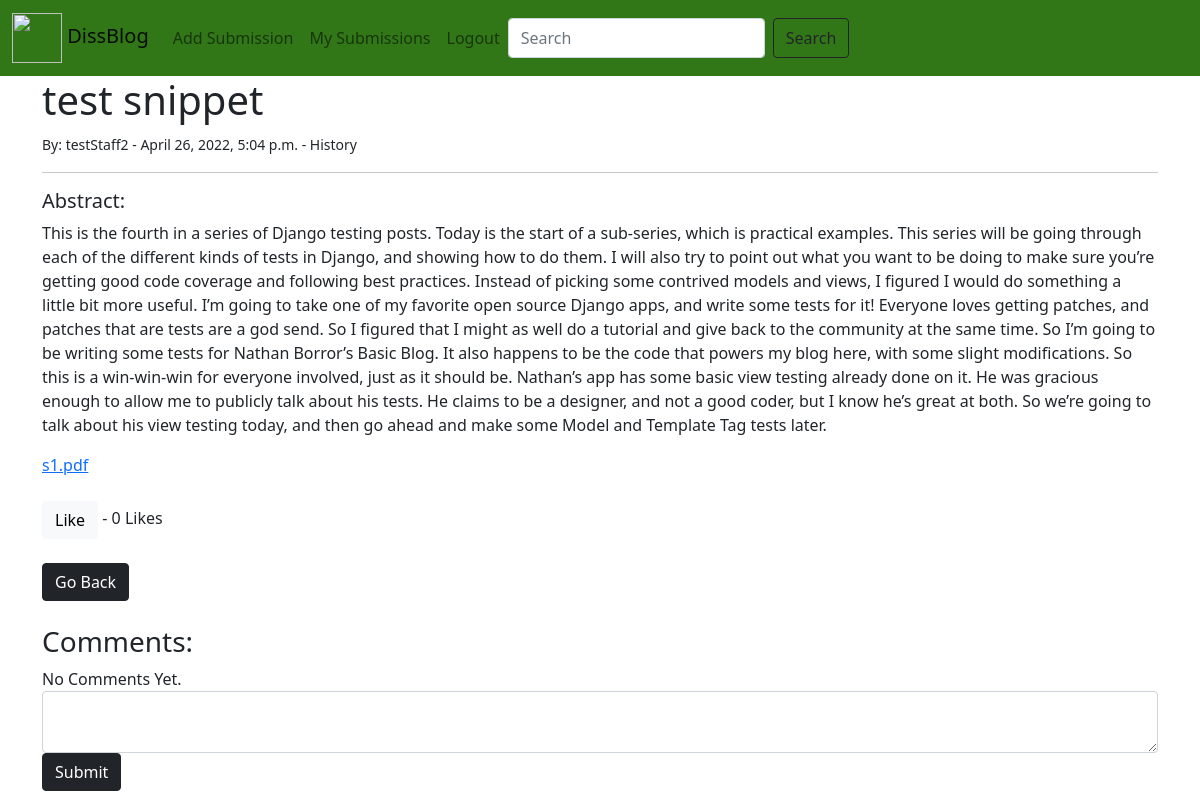
The page /submission/38 (signed in) on the database as committed earlier.
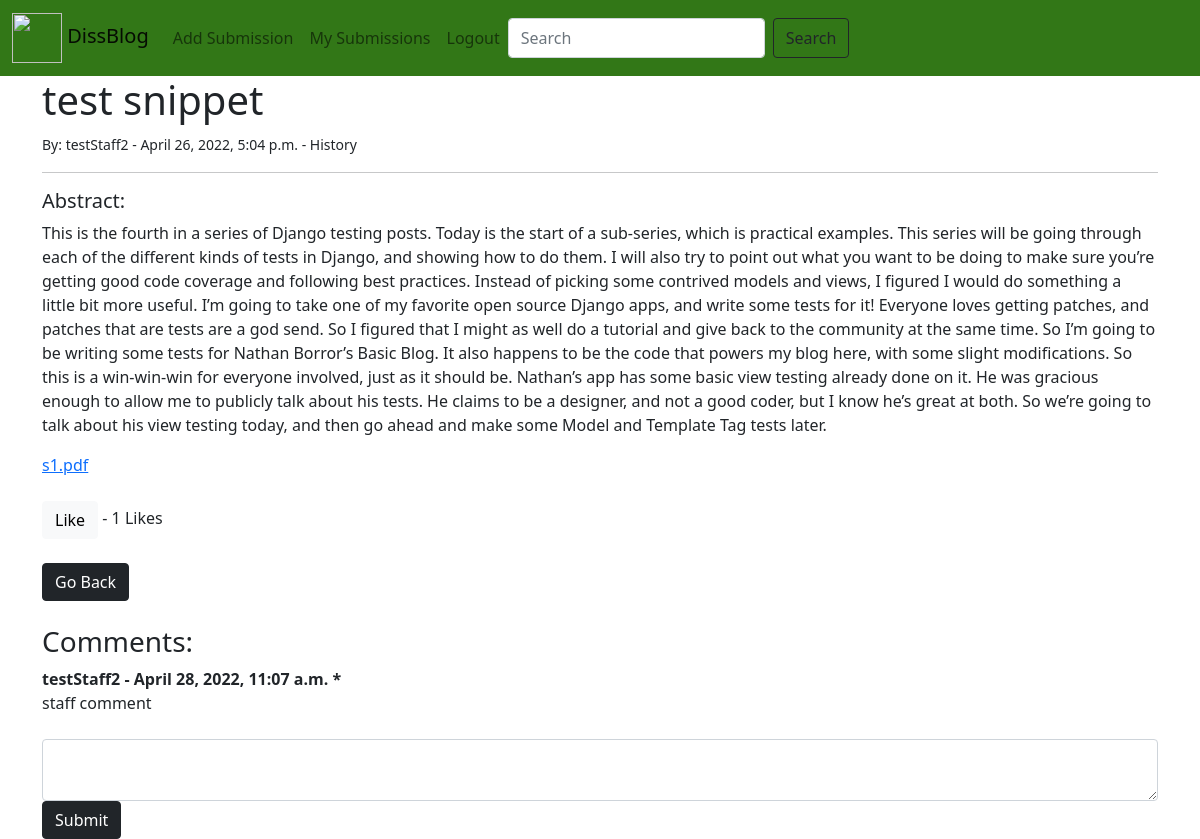
The same page on the database as committed later.
### blogtest/models.py (models this page shows, shortened)
class Comment(models.Model):
    post = models.ForeignKey(Submission, related_name="comments", on_delete=models.CASCADE)
    comment_by = models.ForeignKey(User, on_delete=models.CASCADE)
    content = models.TextField(blank=False, null=False)
    pub_date = models.DateTimeField(auto_now_add=True)
    status = models.BooleanField(default=True)
    class Meta:
        ordering = ("pub_date",)

class User(AbstractUser):
    ADMIN = 1
    STUDENT = 2
    STAFF = 3
    TYPE = (
        (ADMIN, _('Administrator')),
        (STUDENT, _('Student')),
        (STAFF, _('Staff')),
    )
    type = models.PositiveSmallIntegerField(choices=TYPE, default=STUDENT)
    date_of_birth = models.DateField(_('date_of_birth'), default=timezone.now)

### blogtest/views.py (the view, shortened to what this page needs)
# urls.py: path('submission/<int:pk>', views.DetailView.as_view(), name='submission-detail'),
class DetailView(generic.DetailView):
    model = Submission
    form_class = NewCommentForm
    template_name = 'blog/submission_detail.html'
    def get_context_data(self, *args, **kwargs):
        post = Submission.objects.filter(id=self.kwargs['pk'])[0]
        comments = Comment.objects.filter(post_id=self.kwargs['pk']).order_by("-comment_by__type", "pub_date")
        liked = False
        if post.likes.filter(id=self.request.user.id).exists():
            liked = True
        likes_total = post.likes_total()
        context = super(DetailView, self).get_context_data()
        context["likes_total"] = likes_total
        context["liked"] = liked
        context["comments"] = comments
        if self.request.GET.get('previous_page'):
            context["previous_page"] = self.request.GET.get('previous_page')
        else:
            context["previous_page"] = self.request.META.get('HTTP_REFERER')
        if not context["previous_page"]:
            context["previous_page"] = reverse_lazy('home')
        return context

### blogtest/models.py (called while the page is built)
    def __str__(self):
        return self.name

    def likes_total(self):
        return self.likes.count()

### blogtest/templates/blog/submission_detail.html (shortened to what this page needs)
{% extends 'base.html' %}
{% block content %}
    <h1>{{ submission.title }}</h1>
    <small>By: {{ submission.author }} - {{ submission.pub_date }} - {{ submission.tag }}</small>
    <hr>
    <div>
        <h5>Abstract:</h5>
        <p>{{ submission.content }}</p>
    </div>
    <a href="/media/{{ submission.file }}">{{ submission.file }}</a>
    <br/><br/>
    {% if user.is_authenticated %}
        <form action="{% url 'like_post' submission.pk%}?previous_page={{ previous_page }}" method="post">
            {% if liked %}
                <button type="submit" name="submission_id" value="{{ submission.id }}" class="btn btn-danger">Unlike</button>
            {% else %}
                <button type="submit" name="submission_id" value="{{ submission.id }}" class="btn btn-light">Like</button>
            {% endif %}
             - {{ likes_total }} Likes
        </form>
    {% endif %}
    <br/>
    <a href="{{ previous_page }}" class="btn btn-dark">Go Back</a>
    {% if user.is_authenticated %}
        <br/><br/>
        <h3>Comments:</h3>
        {% if not submission.comments.all %}
            No Comments Yet.
        {% else %}
            {% for comment in comments %}
                <strong>
                    {{ comment.comment_by }} - {{ comment.pub_date }}
                    {% if comment.comment_by.type == 3 %}
                        *
                    {% endif %}
                </strong><br/>
                <div>{{ comment.content }}</div><br>
            {% endfor %}
        {% endif %}
        <form method="post">
            <textarea class="form-control {% if form.content.errors %}is-invalid{% endif %}" id="id_content"
                name="content" >{{ form.content.value|default:'' }}</textarea>
            <button type="submit" class="btn btn-dark">Submit</button>
        </form>
    {% endif %}
{% endblock %}

Rows that differ between the two databases and show on the page:
added Comment: comment_by "testStaff2", pub_date "April 28, 2022, 11:07 a.m.", content "staff comment"
Other text that changed with them:
{{ likes_total }}: "0" → "1"
text no longer shown: "No Comments Yet."
